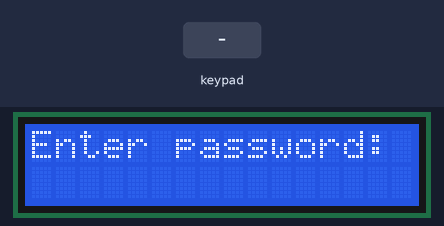
The sketch below on a simulated Arduino Uno, built with avr-gcc and run on an emulated ATmega328P. On the bench: 16×2 character LCD. The inputs (shaded band) are chosen by the test bench. What the sketch prints to the serial monitor is not drawn.

Above: at 1.2 s.
1.3 s: keypad keys 5 4 0 5 pressed 0.4 s apart
At 3.0 s:
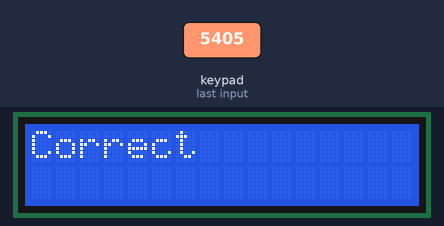
4.4 s: keypad keys 9 8 7 6 # pressed 0.4 s apart
At 6.4 s:
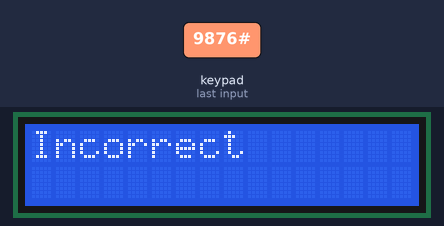
10.8 s: key '1' pressed
At 11.3 s:
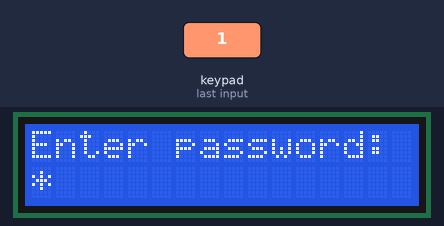
12.3 s: key '2' pressed
At 13.5 s:
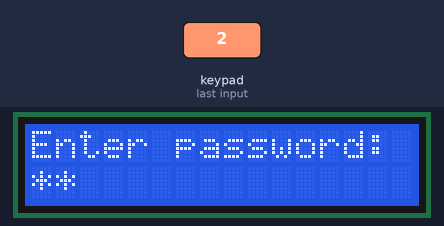
13.8 s: keypad keys 5 4 0 5 * pressed 0.4 s apart
At 14.0 s:
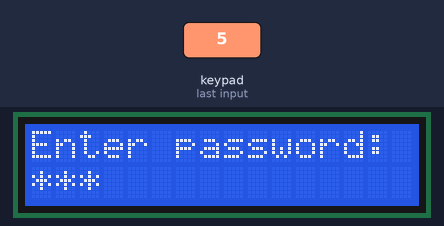
Timing chart, 0 to 16.8 s (numbered marks = the images above; inputs shaded):
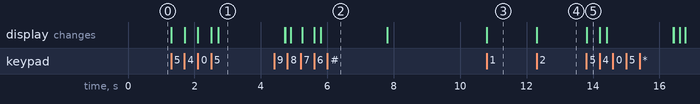

Measured:
- after the input at 1.3 s, the display: first changes at once (image 1 shows a later state)
- after the input at 4.4 s, the display: first differs from a run without the input after 0.34 s (image 2 shows a later state)
- after the input at 10.8 s, the display: changes at once (image 3)
- after the input at 12.3 s, the display: changes at once (image 4)
- after the input at 13.8 s, the display: changes at once (image 5)

The sketch:

PASSWORD_PROMPT.ino
```cpp
#include <Keypad.h>
#include <LiquidCrystal.h>

const byte ROWS = 4; //Four rows
const byte COLS = 4; //Four columns

//RS, E, D4, D5, D6, D7
LiquidCrystal lcd(A0, A1, A2, A3, A4, A5);


//Define the symbols on the keymaps
char hexakeys[ROWS][COLS] = {
    {'1', '2', '3', 'A'},
    {'4', '5', '6', 'B'},
    {'7', '8', '9', 'C'},
    {'*', '0', '#', 'D'}
  };

byte rowPins[ROWS] = {9, 8, 7, 6}; //Connect to the row pinouts of the keypad
byte rowCols[COLS] = {5, 4, 3, 2}; //Connect to the column pinouts of the keypad

Keypad customKeypad = Keypad( makeKeymap(hexakeys), rowPins, rowCols, ROWS, COLS);

const String password = "5405";
String enteredPin = "";

void setup() {
  Serial.begin(9600);
  lcd.begin(16, 2);
  showEnterPasswordScreen();
}

void loop() {
  char customKey = customKeypad.getKey();

  if (customKey){
    Serial.println(customKey);

    if(customKey == '*'){
      //Use '*' as a clear/reset key
      enteredPin = "";
      showEnterPasswordScreen();
    }
    else if (customKey == '#'){
      //Use '#' as an explicit submit key
      checkPassword;
    }
    else if (isDigit(customKey)){
      if (enteredPin.length() < 4){
        enteredPin += customKey;
        updatePinDisplay();
      }
      if (enteredPin.length() == 4){
        delay(200);
        checkPassword();
      }
    }
  }
}


void showEnterPasswordScreen(){
  lcd.clear();
  lcd.setCursor(0, 0);
  lcd.print("Enter password: ");
  lcd.setCursor(0, 1);
}

void updatePinDisplay(){
  lcd.setCursor(0, 1);
  for (unsigned int i = 0; i < enteredPin.length(); i++){
    lcd.print('*');
  }
}


void checkPassword(){
  lcd.clear();
  lcd.setCursor(0, 0);

  if (enteredPin == password){
    lcd.print("Correct");
  } else {
    lcd.print("Incorrect");
  }
  delay(2000);
  enteredPin = "";
  showEnterPasswordScreen();
}
```
